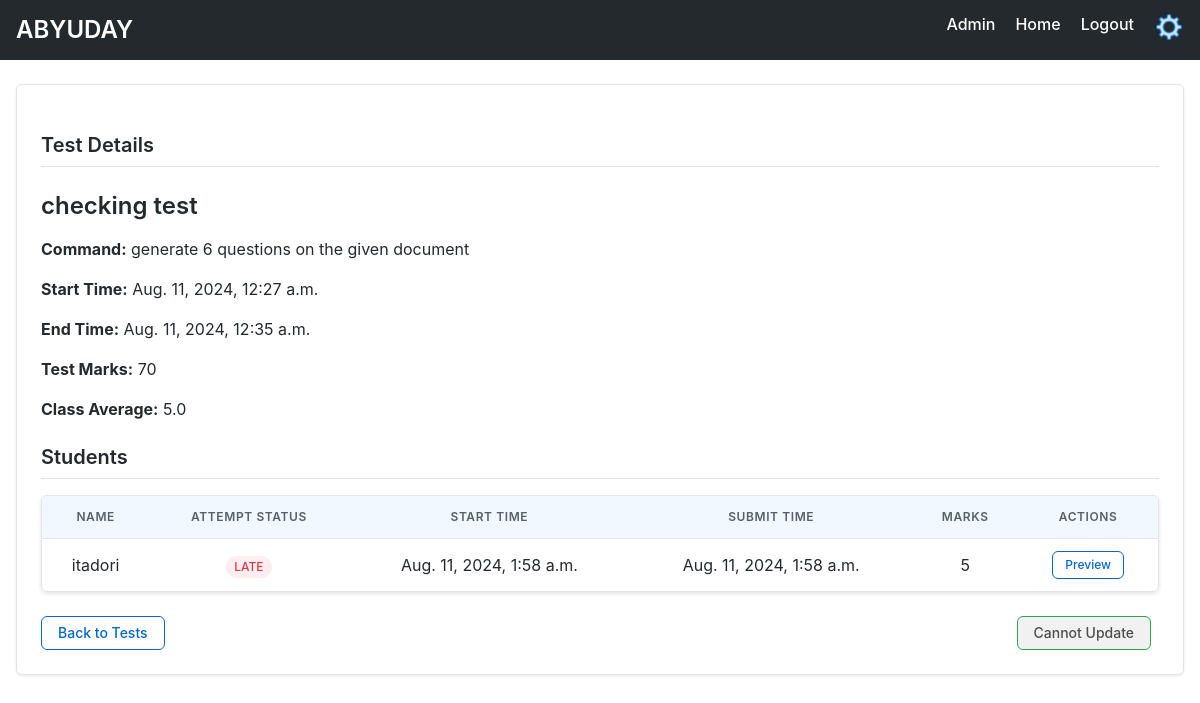
Screenshot of /test-dashboard/2/ (signed in) with the database file from the repository.
### firstapp/models.py (models this page shows, shortened)
class Test(models.Model):
    teacher = models.ForeignKey(Teacher, related_name='tests', on_delete=models.CASCADE)
    test_data=models.JSONField()
    display_name = models.CharField(max_length=100)
    test_name=models.CharField(max_length=100)
    test_total_marks=models.PositiveBigIntegerField()
    file_path=models.CharField(max_length=1000)
    start_time=models.DateTimeField()
    end_time=models.DateTimeField()

class Students(models.Model):
    name = models.OneToOneField(User, on_delete=models.CASCADE, limit_choices_to={'groups__name': 'Students'})
    teacher = models.ForeignKey(Teacher, related_name='students',on_delete=models.CASCADE)
    description = models.TextField(blank=True)
    display_profile = models.ImageField(upload_to='profile_pics',blank=True)
    added_at= models.DateTimeField(auto_now_add=True)

class TestAttempt(models.Model):
    student=models.ForeignKey(Students,related_name='test_history',on_delete=models.CASCADE)
    test=models.ForeignKey(Test,related_name='test',on_delete=models.CASCADE)
    Submitted_data=models.JSONField(null=True, default=dict)
    test_marks=models.PositiveBigIntegerField(default=0)
    attempt_start=models.DateTimeField()
    attempt_end=models.DateTimeField(blank=True, null=True)
    class Meta:
        unique_together = ('student' , 'test')

### firstapp/views.py (the view)
# urls.py: path('test-dashboard/<int:pk>/', views.Test_View.as_view(), name='test_dashboard'),
class Test_View(LoginRequiredMixin,PermissionRequiredMixin,DetailView):
    permission_required='firstapp.add_students'
    template_name='firstapp/test_view.html'
    model=Test
    def get_context_data(self, **kwargs: Any) -> dict[str, Any]:
        context= super().get_context_data(**kwargs)
        context["students"]=Students.objects.filter(
            test_history__test=self.object,
        )
        context["test"]=self.object
        context["average"]=TestAttempt.objects.filter(test=self.object).aggregate(Avg('test_marks'))['test_marks__avg']
        return context

### firstapp/templatetags/firstapp_extras.py (called while the page is built)
@register.filter(is_safe=True)
def student_test_start_time(value,arg):
    return TestAttempt.objects.get(student=value,test=arg).attempt_start

@register.filter(is_safe=True)
def student_test_end_time(value,arg):
    return TestAttempt.objects.get(student=value,test=arg).attempt_end

@register.filter(is_safe=True)
def student_test_attempt_marks(value,arg):
    return TestAttempt.objects.get(student=value,test=arg).test_marks

@register.filter(is_safe=True)
def student_test_attempt_status(value,arg):
    correct_attempt=Students.objects.filter(
        test_history__test=arg,
        test_history__attempt_start__lte=arg.end_time
    )
    correct_attempt_names=[i.name.username for i in correct_attempt]
    if value.name.username in correct_attempt_names:
        return "Accepted"
    return "Late"

@register.filter(is_safe=True)
def compare_timezone(value, arg=None):
    if arg is None:
        arg = timezone.now()
    if value > arg:
        return 'greater'
    return 'lesser'

@register.filter(is_safe=True)
def get_teacher_id(value, arg=None):
    if arg is None:
        user=User.objects.get(pk=value)
        return Teacher.objects.get(name = user).id

### firstapp/templates/firstapp/test_view.html (shortened to what this page needs)
{% extends "firstapp/base.html" %}
{% load firstapp_extras %}
{% load static %}
{% block style_block %}
<link rel="stylesheet" href="{% static 'firstapp/teacher_detail.css' %}">
{% endblock %}
{% block body_block %}
<div class="content-container">
  <h1 class="section-title">Test Details</h1>
  <div class="test-info">
    <h2>{{ test.display_name }}</h2>
    <p><strong>Command:</strong> {{ test.test_name }}</p>
    <p><strong>Start Time:</strong> {{ test.start_time }}</p>
    <p><strong>End Time:</strong> {{ test.end_time }}</p>
    <p><strong>Test Marks:</strong> {{ test.test_total_marks }}</p>
    <p><strong>Class Average:</strong> {{ average }}</p>
  </div>
  <div class="students-container">
    <h3 class="section-title">Students</h3>
    <table>
      <thead>
        <tr>
          <th>Name</th>
          <th>Attempt Status</th>
          <th>Start Time</th>
          <th>Submit Time</th>
          <th>Marks</th>
          <th>Actions</th>
        </tr>
      </thead>
      <tbody>
        {% for student in students %}
        <tr>
          <td>{{ student.name.username }}</td>
          <td>
            <span class="status-badge {% if student|student_test_attempt_status:test == 'Accepted' %}status-active{% else %}status-inactive{% endif %}">
              {{ student|student_test_attempt_status:test }}
            </span>
          </td>
          <td>{{ student|student_test_start_time:test }}</td>
          <td>{{ student|student_test_end_time:test }}</td>
          <td>{{ student|student_test_attempt_marks:test }}</td>
          <td>
            <a href="{% url 'firstapp:preview-test' id=test.id stud_id=student.id %}" class="button button-outline button-small">Preview</a>
          </td>
        </tr>
        {% endfor %}
      </tbody>
    </table>
  </div>
  <div class="action-buttons" style="justify-content: space-between;">
    <a href="{% url 'firstapp:home' %}" class="button button-outline">Back to Tests</a>
    <div style="display: flex; justify-content: flex-end;">
      {% if test.end_time|compare_timezone == 'greater' %}
        <a href="{% url 'firstapp:update-test' pk=test.id %}"><img src="{% static 'firstapp/images/customize.png'%} " width="30px" height="30px" alt="img"></a>
        <a href="{% url 'firstapp:delete-test' pk=test.id %}"><img src="{% static 'firstapp/images/delete.png'%} " width="30px" height="30px" alt="img" style="margin-left: 5px;"></a>
      {%else%}
      <span class="button button-primary" style="background-color: rgba(240, 240, 240, 0.904);color: rgb(77, 77, 77);">Cannot Update</span>
      {%endif%}
    </div>
  </div>
</div>
{% endblock %}

### firstapp/static/firstapp/base.css (style rules this page uses)
:root { --color-bg: #ffffff; --color-text: #24292e; --color-gray: #6a737d; --color-border: #e1e4e8; --color-link: #0366d6; --color-btn: #2ea44f; --color-btn-hover: #22863a; --color-header-bg: #24292e; --color-header-text: #ffffff; --color-table-header: #f6f8fa; --color-table-row-even: #f8f9fa; --color-table-row-hover: #f1f8ff; }
body { font-family: -apple-system, BlinkMacSystemFont, "Segoe UI", "Noto Sans", Helvetica, Arial, sans-serif; line-height: 1.5; color: var(--color-text); background-color: var(--color-bg); margin: 0; padding: 0; }
h1, h2, h3 { margin-top: 24px; margin-bottom: 16px; font-weight: 600; line-height: 1.25; }
h1 { font-size: 32px; padding-bottom: 8px; border-bottom: 1px solid var(--color-border); }
h2 { font-size: 24px; }
.button { display: inline-block; padding: 6px 16px; font-size: 14px; font-weight: 500; line-height: 20px; text-align: center; white-space: nowrap; vertical-align: middle; cursor: pointer; user-select: none; border: 1px solid transparent; border-radius: 6px; transition: all 0.2s ease-in-out; text-decoration: none; }

### firstapp/static/firstapp/teacher_detail.css (style rules this page uses)
table { border-collapse: separate; border-spacing: 0; width: 100%; margin-bottom: 24px; border: 1px solid var(--color-border); border-radius: 6px; box-shadow: 0 2px 4px rgba(0, 0, 0, 0.1); overflow: hidden; }
thead { background-color: #f1f8ff; }
th, td { padding: 12px 16px; border-bottom: 1px solid var(--color-border); text-align: center; }
th { font-weight: 600; text-transform: uppercase; font-size: 12px; letter-spacing: 0.05em; color: #57606a; }
tbody tr:last-child td { border-bottom: none; }
.button { display: inline-block; padding: 6px 16px; font-size: 14px; font-weight: 500; line-height: 20px; text-align: center; white-space: nowrap; vertical-align: middle; cursor: pointer; user-select: none; border: 1px solid transparent; border-radius: 6px; transition: all 0.2s ease-in-out; text-decoration: none; }
.button-primary { color: #ffffff; background-color: #2ea44f; border-color: #2ea44f; }
.button-outline { color: #0366d6; background-color: #ffffff; border-color: #0366d6; }
.button-small { padding: 3px 12px; font-size: 12px; line-height: 20px; }
.status-badge { display: inline-block; padding: 2px 8px; font-size: 12px; font-weight: 500; line-height: 18px; border-radius: 12px; text-transform: uppercase; }
.status-inactive { background-color: #ffeef0; color: #d73a49; }
.content-container { background-color: #ffffff; border: 1px solid var(--color-border); border-radius: 6px; padding: 24px; margin-bottom: 24px; box-shadow: 0 1px 3px rgba(0, 0, 0, 0.1); }
.section-title { font-size: 20px; font-weight: 600; margin-bottom: 16px; padding-bottom: 8px; border-bottom: 1px solid var(--color-border); }
.action-buttons { margin-top: 24px; display: flex; gap: 12px; }
.tests-container, .students-container { margin-top: 24px; }
.action-buttons { margin-top: 24px; display: flex; justify-content: space-between; }
.action-buttons .button { margin-right: 8px; }

### rows the page displays
Test: display_name "checking test", test_name "generate 6 questions on the given document", start_time "Aug. 11, 2024, 12:27 a.m.", end_time "Aug. 11, 2024, 12:35 a.m.", test_total_marks "70"
Students: name.username "itadori", name.username "LATE", id.attempt_start "Aug. 11, 2024, 1:58 a.m.", id.attempt_end "Aug. 11, 2024, 1:58 a.m.", id.test_marks "5"

### other values shown
{{ average }} "5.0"
